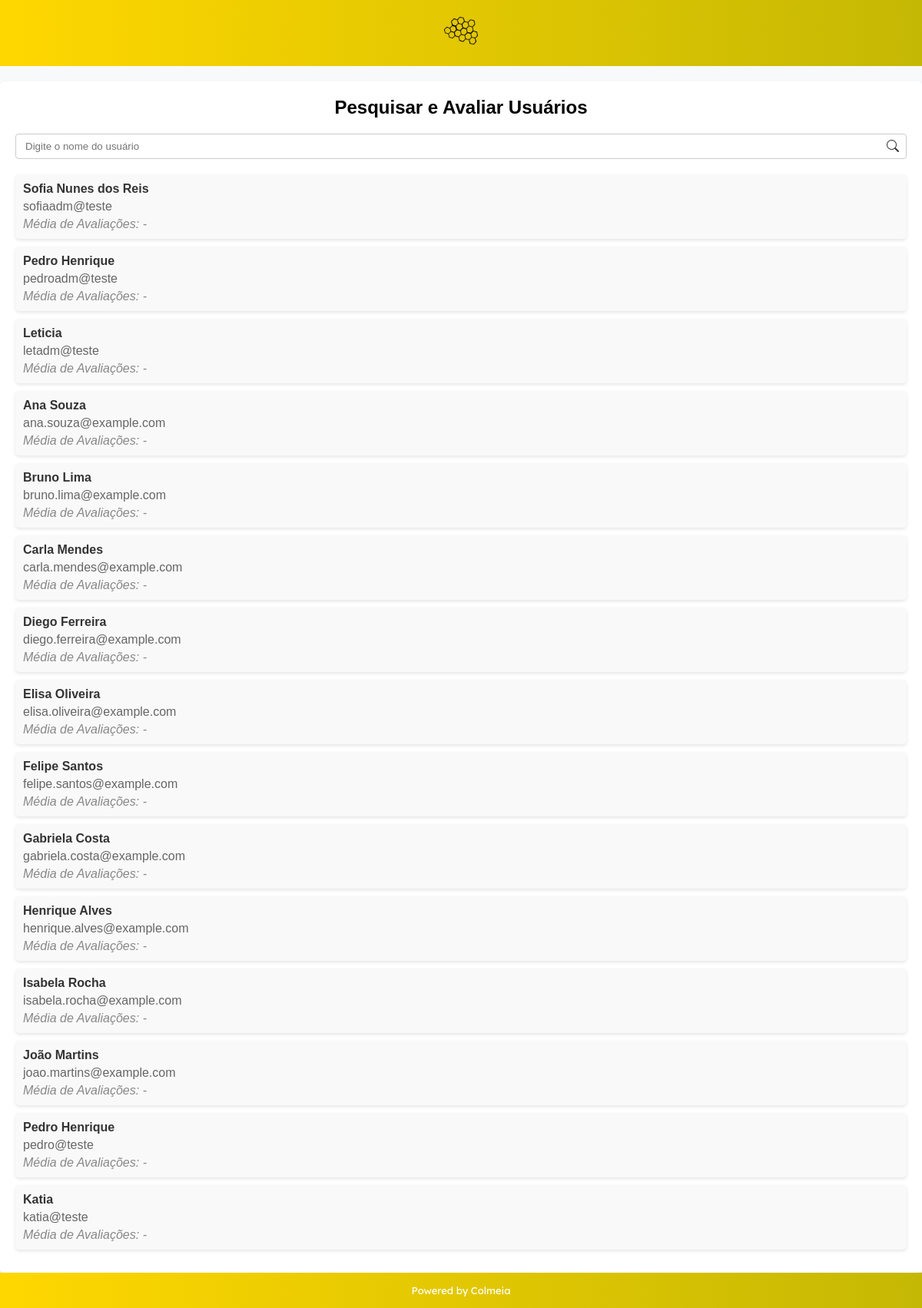
The page /pesquisar_avaliar_usuarios.php (signed in) on the database its author committed.
### tables this page shows
CREATE TABLE `usuarios` (
  `id` int(11) NOT NULL,
  `nome` varchar(140) NOT NULL,
  `email` varchar(70) NOT NULL,
  `senha` varchar(6) NOT NULL,
  `role` varchar(5) NOT NULL
);

### pesquisar_avaliar_usuarios.php (the view, shortened to what this page needs)
<?php
require "conn.php";
function obter_media_avaliacoes($pdo, $usuarioId) {
    $sqlMedia = "SELECT AVG(rating) AS media_avaliacao FROM avaliacoes WHERE usuario_id = :usuario_id";
    $stmtMedia = $pdo->prepare($sqlMedia);
    $stmtMedia->bindParam(':usuario_id', $usuarioId, PDO::PARAM_INT);
    $stmtMedia->execute();
    $mediaAvaliacao = $stmtMedia->fetch(PDO::FETCH_ASSOC);
    if ($mediaAvaliacao['media_avaliacao']) {
        return number_format($mediaAvaliacao['media_avaliacao'], 2);
    } else {
        return '-';
    }
}
$sql = "SELECT * FROM usuarios";
$stmt = $pdo->query($sql);
$usuarios = $stmt->fetchAll(PDO::FETCH_ASSOC);
?>
<!DOCTYPE html>
<html lang="en">
<head>
    <link rel="stylesheet" href="https://cdn.jsdelivr.net/npm/bootstrap-icons@1.11.3/font/bootstrap-icons.min.css">
    <link rel="stylesheet" href="assets/css/global.css">
    <link rel="stylesheet" href="assets/css/pesquisar_avaliar_usuarios.css">
</head>
<body>
    <div class="container">
    <header id="header">
            <div class="menu">
                <a href="index.php" ><img src="assets/img/logo.png" class="logo" alt="Logo"></a>
            </div>
        </header>
        <div class="content">
        <h1>Pesquisar e Avaliar Usuários</h1>
        <div class="search-container">
        <input type="text" id="search" placeholder="Digite o nome do usuário">
        <button type="button" class="search-button"><i class="bi bi-search"></i></button>
        </div>
        <div id="searchResults" class="user-list">
            <ul id="userList">
                <?php foreach ($usuarios as $usuario): ?>
                <a href="avaliar_usuario.php?id=<?= $usuario['id']; ?>" class="user-link" data-id="<?= $usuario['id']; ?>">
                    <li data-id="<?= $usuario['id']; ?>">
                <div class="user-info">
                    <div class="user-name"><?= htmlspecialchars($usuario['nome']); ?></div>
                    <div class="user-email"><?= htmlspecialchars($usuario['email']); ?></div>
                    <div class="user-rating">Média de Avaliações: <?= obter_media_avaliacoes($pdo, $usuario['id']); ?></div>
                </div>
            </li>
                </a>
                <?php endforeach; ?>
            </ul>
            </div>
        </div>
        <?php require "footer.php"; ?>
</body>
</html>

### footer.php (shortened to what this page needs)
<footer id="footer">
            <div class="menu">
                <span>Powered by Colmeia</span>
            </div>
        </footer>
    </div>

### assets/css/global.css (style rules this page uses)
* { margin: 0; padding: 0; text-decoration: none; list-style: none; }
:root { --yellow: #FFD700; --yellow-dark: #c5b804; --white: #FFF; --title: #313131; --text: #646464; --linear: linear-gradient(90deg, var(--yellow) 0%, var(--yellow-dark) 100%); }
html { scroll-behavior: smooth; }
body { background-color: #f3f5f7; }
.container { width: 100%; height: 100vh; display: flex; flex-direction: column; justify-content: space-between; }
#header, #footer { background: var(--linear); padding: 5vh 5vh 5vh 5vh; color: var(--white); font-family: 'Lexend Deca'; font-size: 13px; }
#header { display: flex; justify-content: space-between; align-items: center; padding: 10px; position: relative; }
#footer { display: flex; justify-content: space-between; align-items: center; padding: 15px; position: relative; }
.menu { flex: 1; display: flex; justify-content: center; }
.logo { width: 90px; height: 60px; }
.menu img, .menu i { text-decoration: none; color: var(--white); }
.menu a { color: var(--white); text-decoration: none; }

### assets/css/pesquisar_avaliar_usuarios.css (style rules this page uses)
body { font-family: Arial, sans-serif; background-color: #f8f9fa; margin: 0; padding: 0; }
#header { display: flex; justify-content: space-between; align-items: center; padding: 10px; background-color: #343a40; color: white; }
.menu { display: flex; align-items: center; }
.menu a { color: white; text-decoration: none; }
.logo { width: 60px; height: 40px; margin-right: 10px; }
.content { background-color: white; padding: 20px; margin-top: 20px; border-radius: 5px; box-shadow: 0 2px 4px rgba(0, 0, 0, 0.1); }
h1 { font-size: 24px; margin-bottom: 20px; text-align: center; }
.search-container { position: relative; margin-bottom: 20px; }
#search { padding: 8px 30px 8px 12px; border: 1px solid #ccc; border-radius: 4px; width: 100%; box-sizing: border-box; }
.search-button { position: absolute; top: 50%; right: 10px; transform: translateY(-50%); background: none; border: none; padding: 0; cursor: pointer; }
.search-button i { font-size: 1.2em; color: #333; }
.user-link { text-decoration: none; color: #333; transition: color 0.3s; }
.user-list { list-style-type: none; padding: 0; }
.user-info { background-color: #f9f9f9; padding: 10px; margin-bottom: 10px; border-radius: 5px; box-shadow: 0 2px 4px rgba(0, 0, 0, 0.1); }
.user-name { font-weight: 550; margin-bottom: 5px; }
.user-email { color: #666; margin-bottom: 5px; }
.user-rating { font-style: italic; color: #888; }
.menu { display: flex; justify-content: center; align-items: center; flex: 1; }
.menu a { color: var(--white); font-size: 24px; margin: 0 10px; }
.logo { width: 90px; height: 60px; margin: 0 auto; }

### rows shown on the page
usuarios: nome "Sofia Nunes dos Reis", email "sofiaadm@teste", id "-"
usuarios: nome "Pedro Henrique", email "pedroadm@teste", id "-"
usuarios: nome "Leticia", email "letadm@teste", id "-"
usuarios: nome "Ana Souza", email "ana.souza@example.com", id "-"
usuarios: nome "Bruno Lima", email "bruno.lima@example.com", id "-"
usuarios: nome "Carla Mendes", email "carla.mendes@example.com", id "-"
usuarios: nome "Diego Ferreira", email "diego.ferreira@example.com", id "-"
usuarios: nome "Elisa Oliveira", email "elisa.oliveira@example.com", id "-"
usuarios: nome "Felipe Santos", email "felipe.santos@example.com", id "-"
usuarios: nome "Gabriela Costa", email "gabriela.costa@example.com", id "-"
usuarios: nome "Henrique Alves", email "henrique.alves@example.com", id "-"
usuarios: nome "Isabela Rocha", email "isabela.rocha@example.com", id "-"
usuarios: nome "João Martins", email "joao.martins@example.com", id "-"
usuarios: nome "Pedro Henrique", email "pedro@teste", id "-"
usuarios: nome "Katia", email "katia@teste", id "-"
